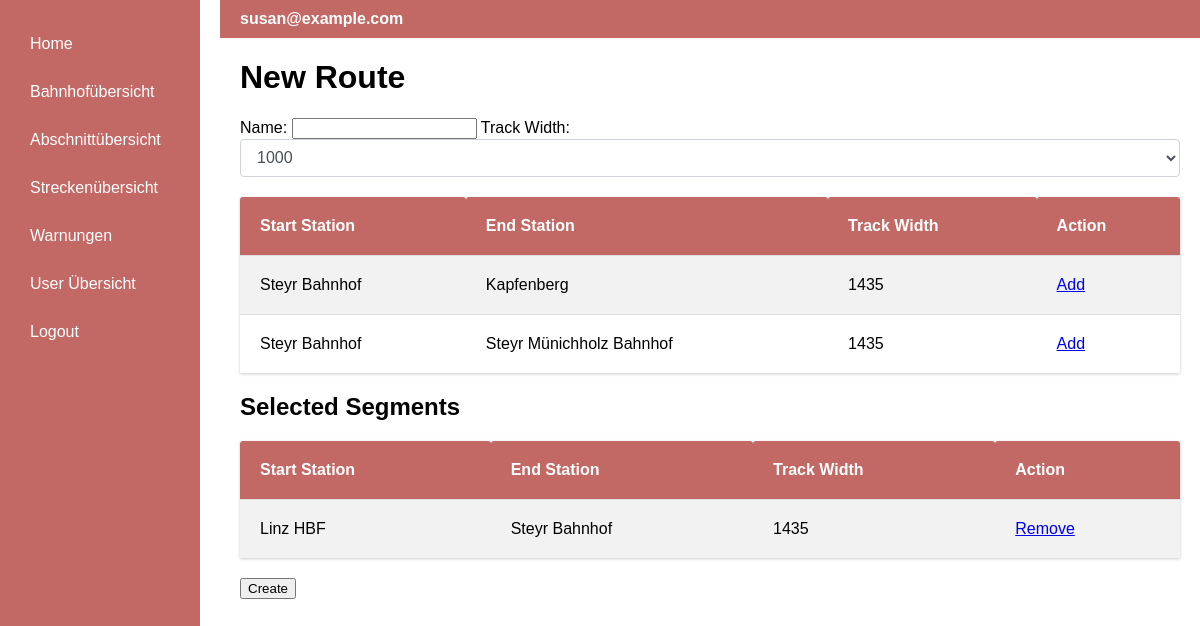
Page /routeEdit/1/1 (signed in) on the committed database.
### app/models.py (models this page shows, shortened)
class User(UserMixin, db.Model):
    id: so.Mapped[int] = so.mapped_column(primary_key=True)
    username: so.Mapped[str] = so.mapped_column(sa.String(64), index=True,
                                                unique=True)
    email: so.Mapped[str] = so.mapped_column(sa.String(120), index=True,
                                             unique=True)
    password_hash: so.Mapped[Optional[str]] = so.mapped_column(sa.String(256))
    isAdmin = db.Column(db.Boolean, default=False)
    address_id = db.Column(db.Integer, db.ForeignKey('address.id', name='fk_user_address_id'))
    address = db.relationship('Address', backref='user', uselist=False)

class Segment(db.Model):
    id = db.Column(db.Integer, primary_key=True, autoincrement=True)
    startStation = db.Column(db.Integer, db.ForeignKey('station.id', name='fk_segment_start'))
    endStation = db.Column(db.Integer, db.ForeignKey('station.id', name='fk_segment_end'))
    trackWidth = db.Column(db.Integer)
    length = db.Column(db.Double)
    maxSpeed = db.Column(db.Integer)
    price = db.Column(db.Double)
    warnings = db.relationship("Warning")

class Station(db.Model):
    id = db.Column(db.Integer, primary_key=True, autoincrement=True)
    name = db.Column(db.String(140))
    address_id = db.Column(db.Integer, db.ForeignKey('address.id', name='fk_station_address_id'))
    address = db.relationship("Address")
    xcoord = db.Column(db.String(140))
    ycoord = db.Column(db.String(140))

### app/routes.py (the view, shortened to what this page needs)
@app.route('/routeEdit/<int:route_id>', methods=['GET', 'POST'])
@app.route('/routeEdit/<int:route_id>/<int:segment_id>', methods=['GET', 'POST'])
@login_required
def routeEdit(route_id, segment_id=None):
    StartStation = aliased(Station)
    EndStation = aliased(Station)
    if 'selected_segments' not in session:
        session['selected_segments'] = []
    remove = request.args.get('remove', default=False, type=bool)
    if (request.method == 'GET'):
        if segment_id:
            if remove:
                session['selected_segments'].remove(segment_id)
                session.modified = True
            else:
                segment = Segment.query.get(segment_id)
                if segment:
                    session['selected_segments'].append(segment_id)
                    session.modified = True
    if session['selected_segments']:
        last_added_segment = Segment.query.get(session['selected_segments'][-1])
        segments = db.session.query(
            Segment,
            StartStation.name.label('start_station_name'),
            EndStation.name.label('end_station_name')
        ).join(
            StartStation, Segment.startStation == StartStation.id
        ).join(
            EndStation, Segment.endStation == EndStation.id
        ).filter(
            Segment.startStation == last_added_segment.endStation,
            Segment.trackWidth == last_added_segment.trackWidth
        ).all()
    new_route = Route()
    form = RouteForm(obj=new_route)
    selected_segments = [db.session.query(
        Segment,
        StartStation.name.label('start_station_name'),
        EndStation.name.label('end_station_name')
    ).join(
        StartStation, Segment.startStation == StartStation.id
    ).join(
        EndStation, Segment.endStation == EndStation.id
    ).filter(
        Segment.id == id
    ).first() for id in session['selected_segments']]
    return render_template('route_edit.html', form=form, segments=segments, selected_segments=selected_segments, route_id=route_id)

### app/forms.py (shortened to what this page needs)
class RouteForm(FlaskForm):
    name = StringField('Route Name', validators=[DataRequired()])
    startStation = SelectField('Start Station', coerce=int, validators=[DataRequired()])
    endStation = SelectField('End Station', coerce=int, validators=[DataRequired()])
    trackWidth = SelectField('Track Width', choices=[('1000', '1000'), ('1435', '1435')], coerce=int)
    submit = SubmitField('Submit')
    def __init__(self, *args, **kwargs):
        super(RouteForm, self).__init__(*args, **kwargs)
        self.startStation.choices = [(station.id, station.name) for station in Station.query.all()]
        self.endStation.choices = [(station.id, station.name) for station in Station.query.all()]

### app/models.py (called while the page is built)
@login.user_loader
def load_user(id):
    return db.session.get(User, int(id))

### app/templates/route_edit.html (shortened to what this page needs)
{% extends "base.html" %}
{% block content %}
    <h1>New Route</h1>
    <form method="POST">
        <label for="name">Name:</label>
        <input type="text" id="name" name="name" required>
        <label for="trackWidth">Track Width:</label>
{{ form.trackWidth(class="form-control") }}
        <table class="table-station">
    <tr>
        <th>Start Station</th>
        <th>End Station</th>
        <th>Track Width</th>
        <th>Action</th>
    </tr>
    {% for segment, start_station_name, end_station_name in segments %}
        <tr>
            <td>{{ start_station_name }}</td>
            <td>{{ end_station_name }}</td>
            <td>{{ segment.trackWidth }}</td>
            <td><a href="{{ url_for('routeEdit',route_id=route_id, segment_id=segment.id) }}">Add</a></td>
        </tr>
    {% endfor %}
</table>
        <h2>Selected Segments</h2>
        <table class="table-station">
    <tr>
        <th>Start Station</th>
        <th>End Station</th>
        <th>Track Width</th>
        <th>Action</th>
    </tr>
    {% for segment, start_station_name, end_station_name in selected_segments %}
        <tr>
            <td>{{ start_station_name }}</td>
            <td>{{ end_station_name }}</td>
            <td>{{ segment.trackWidth }}</td>
            <td><a href="{{ url_for('routeEdit',route_id=route_id, segment_id=segment.id, remove=True) }}">Remove</a></td>
        </tr>
    {% endfor %}
</table>
        <input type="submit" value="Create">
    </form>
{% endblock %}

### app/templates/base.html (shortened to what this page needs)
<!DOCTYPE html>
<html lang="en">
<head>
</head>
<body>
<div class="container">
    <div class="sidebar">
        <a href="{{ url_for('index') }}">Home</a>
        {% if current_user.is_anonymous %}
            <a href="{{ url_for('login') }}">Login</a>
        {% else %}
            <a href="{{ url_for('trainstation') }}">Bahnhofübersicht</a>
            <a href="{{ url_for('segments') }}">Abschnittübersicht</a>
            <a href="{{ url_for('routes_overview') }}">Streckenübersicht</a>
            <a href="{{ url_for('warnings') }}">Warnungen</a>
            {% if current_user.is_authenticated and current_user.isAdmin %}
                <a href="{{ url_for('user') }}">User Übersicht</a>
            {% endif %}
            <a href="{{ url_for('logout') }}">Logout</a>
        {% endif %}
    </div>
    <div class="content">
        <div class="topbar">
            <span class="email">{{ current_user.email if not current_user.is_anonymous else 'Guest' }}</span>
        </div>
        {% block content %}{% endblock %}
    </div>
</div>
</body>
</html>

### app/templates/base.html (style rules this page uses)
body, html { margin: 0; padding: 0; font-family: Arial, sans-serif; width: 100%; height: 100%; overflow-x: hidden; overflow-y: auto; }
.container { display: flex; height: 100vh; width: 100%; }
.sidebar { background-color: rgb(195, 105, 101); color: white; width: 200px; padding: 20px; display: flex; flex-direction: column; box-sizing: border-box; }
.sidebar a { text-decoration: none; color: white; padding: 10px; margin: 5px 0; display: block; }
.content { flex-grow: 1; padding: 0 20px 20px 40px; overflow: auto }
.topbar { background-color: rgb(195, 105, 101); color: white; padding: 10px 20px; display: flex; align-items: center; justify-content: space-between; width: calc(100% + 40px); margin: 0 -20px 0 -20px; box-sizing: border-box; }
.email { font-weight: bold; padding-right: 20px; }
.table-station { overflow-y: hidden; width: 100%; border-collapse: separate; border-spacing: 0; margin: 20px 0; box-shadow: 0 1px 3px rgba(0, 0, 0, 0.2); }
.table-station th, .table-station td { padding: 20px; text-align: left; border-bottom: 1px solid #ddd; }
.table-station th { background-color: rgb(195, 105, 101); color: white; border-radius: 3px 3px 0 0; }
.table-station tr:last-child td { border-bottom: none; }
.table-station tr:nth-child(even) { background-color: #f2f2f2; }
.form-control { display: block; width: 100%; height: calc(1.5em + .75rem + 2px); padding: .375rem .75rem; font-size: 1rem; font-weight: 400; line-height: 1.5; color: #495057; background-color: #fff; background-clip: padding-box; border: 1px solid #ced4da; border-radius: .25rem; transition: border-color .15s ease-in-out, box-shadow .15s ease-in-out; }

### rows in the picture
User: email "susan@example.com"
Segment: name "Steyr Bahnhof", name "Kapfenberg", trackWidth "1435"
Segment: name "Steyr Bahnhof", name "Steyr Münichholz Bahnhof", trackWidth "1435"
Segment: name "Linz HBF", name "Steyr Bahnhof", trackWidth "1435"
